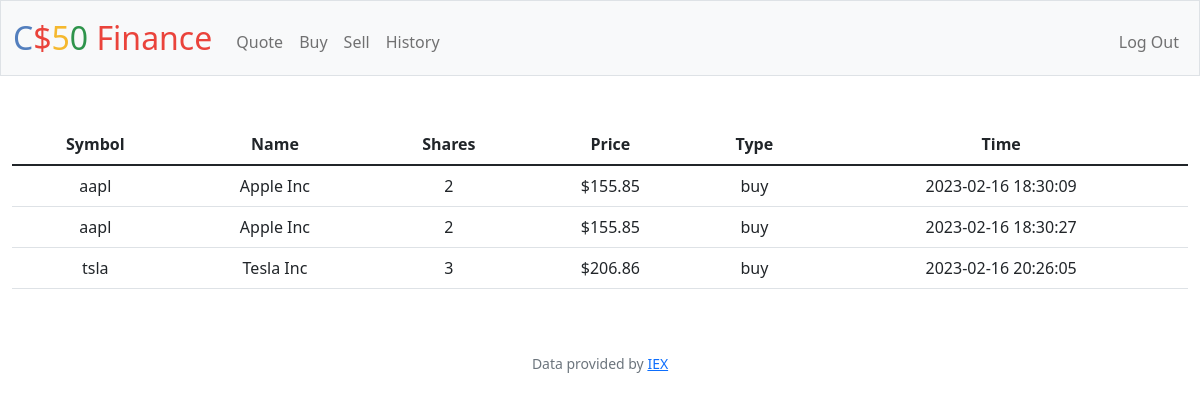
Screenshot of /history (signed in) with the database file from the repository.
### tables this page shows
CREATE TABLE 'transactions' ('id' INTEGER PRIMARY KEY AUTOINCREMENT NOT NULL, 'user_id' INTEGER NOT NULL, 'name' TEXT NOT NULL, 'shares' INTEGER NOT NULL, 'price' NUMERIC NOT NULL, 'type' TEXT NOT NULL, 'symbol' TEXT NOT NULL, 'time' DATETIME DEFAULT CURRENT_TIMESTAMP);

### app.py (the view)
@app.route("/history")
@login_required
def history():
    user_id = session["user_id"]
    stocks = db.execute("SELECT * FROM transactions WHERE user_id = ?", user_id)
    return render_template("history.html", stocks=stocks, usd=usd)

### app.py (called while the page is built)
@app.after_request
def after_request(response):
    response.headers["Cache-Control"] = "no-cache, no-store, must-revalidate"
    response.headers["Expires"] = 0
    response.headers["Pragma"] = "no-cache"
    return response

### helpers.py (called while the page is built)
def login_required(f):
    @wraps(f)
    def decorated_function(*args, **kwargs):
        if session.get("user_id") is None:
            return redirect("/login")
        return f(*args, **kwargs)
    return decorated_function

def usd(value):
    return f"${value:,.2f}"

### templates/history.html (shortened to what this page needs)
{% extends "layout.html" %}
{% block main %}
<div>
<table class="table">
    <thead>
        <tr>
            <th>Symbol</th> <th>Name</th> <th>Shares</th> <th>Price</th> <th>Type</th> <th>Time</th>
        </tr>
    </thead>
    <tbody>
            {% for data in stocks %}
            <tr>
                <td>
                    {{data["symbol"]}}
                </td>
                <td>
                    {{data["name"]}}
                </td>
                <td>
                    {{data["shares"]}}
                </td>
                <td>
                    {{usd(data["price"])}}
                </td>
                <td>
                    {{data["type"]}}
                </td>
                <td>
                    {{data["time"]}}
                </td>
            </tr>
            {% endfor %}
    </tbody>
</table>
</div>
{% endblock %}

### rows the page displays
transactions: symbol "aapl", name "Apple Inc", shares "2", price "$155.85", type "buy", time "2023-02-16 18:30:09"
transactions: symbol "aapl", name "Apple Inc", shares "2", price "$155.85", type "buy", time "2023-02-16 18:30:27"
transactions: symbol "tsla", name "Tesla Inc", shares "3", price "$206.86", type "buy", time "2023-02-16 20:26:05"
